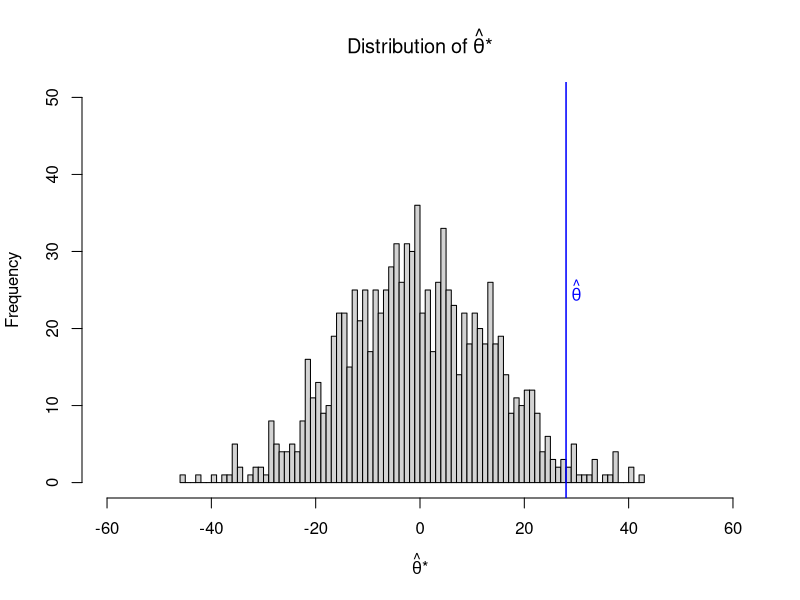

R code for this plot:
## ---- chunk 1
knitr::opts_chunk$set(echo = TRUE)
library(knitr)
## ---- chunk 2
treatment = c(90, 91, 68, 90, 167, 26, 38, 89, 88, 99, 41, 123, 76, 88, 79, 96, 79, 122, 11, 23) 

control = c(52, 104, 146, 27, 46, 120, 5, 15, 11, 48, 30, 40, 8, 42, 74)
## ---- chunk 3
# This code was sourced in part from the original poster's updated code: 
# https://stats.stackexchange.com/questions/176691/running-a-permutation-test-with-different-sample-sizes-in-r/176714

# Calculate the base statistic ybar - zbar
theta_hat <- mean(treatment) - mean(control)

# Create vector of zeros to compare the sample permutation test statistics 
dif <- c()

# Create vector of the differences between the sample permutation's means and the null (0)
for (i in 1:1000) {
        samp <- sample(x = c(treatment, control),
                       replace = FALSE)

        samp_treat <- samp[1:20]
        samp_con <- samp[21:35]
        
        dif[i] <- mean(samp_treat) - mean(samp_con)
}
## ---- chunk 4
# Histogram of the differences
hist(dif, 
     xlim = c(-60, 60),
     ylim = c(0, 50),
     breaks = 100,
     main = expression(Distribution~of~hat(theta)*"*"),
     xlab = expression(hat(theta)*"*")
     )

abline(v = theta_hat,
       col = "blue",
       lwd = 1.5
       )

text(x = theta_hat + 2, 
     y = 25, 
     labels = expression(hat(theta)), 
     col = "blue"
     )

# Get p-value using the absolute differences
p_value <- sum(abs(dif) > abs(theta_hat))/length(dif)

## ---- chunk 5
kable(x = cbind(format(c(1000, 10000, 100000, 1000000), scientific = FALSE), c(0.962, 0.483, 0.418, 0.431)),
      col.names = c("Iterations", "Differences")
      )
## ---- chunk 6
# Define number of iterations
nit <- 100000

# Define the matrices into which the treatment bootstrap and control bootstrap samples will be stored, and the vector in which the differences between the means will be stored.

bootT <- matrix(data = NA, 
                nrow = nit, 
                ncol = length(treatment),
                dimnames = list(c(1:nit),
                                c(1:length(treatment))
                                )
                )

bootC <- matrix(data = NA, 
                nrow = nit, 
                ncol = length(control),
                dimnames = list(c(1:nit),
                                c(1:length(control))
                                )
                )

bootDiff <- c()

# Run bootstrap for the number of iterations as defined by nit
for (i in 1:nit) {
    # Collect bootstrap samples for the treatment 
        bootT[i,] <- sample(x = treatment,
                            size = length(treatment),
                            replace = TRUE
                            )
        
    # Collect bootstrap samples for the control
        bootC[i,] <- sample(x = control,
                            size = length(control),
                            replace = TRUE
                            )
        
    # Collect the difference between the means of the treatment and control bootstrap samples 
        bootDiff[i] <- mean(bootT[i,]) - mean(bootC[i,])
}

## ---- chunk 7
# Test that the standard deviation of the difference of the bootstrapped means is close to the squareroot of the difference in variances
bootDiffSD <- sd(rowMeans(bootT)-rowMeans(bootC))

coVar <- sqrt(var(treatment)/length(treatment)+var(control)/length(control))

## ---- chunk 8
# Find the standard error of the treatment bootstrap
bootTStErr <- sd(rowMeans(bootT))

# Find the standard deviation of the original treatment sample
treatmentVar <- sqrt(var(treatment)/length(treatment))

## ---- chunk 9
# Find the standard error of the control bootstrap
bootCStErr <- sd(rowMeans(bootC))

# Find the standard deviation of the original control sample
controlVar <- sqrt(var(control)/length(control))

## ---- chunk 10
# Calculate the standard error of the difference in means
bootDiffStErr <- sqrt(bootTStErr^2 + bootCStErr^2)

## ---- chunk 11
# Calculate the confidence interval using the standard error of the bootstrap differences and the mean of the bootstrap differences
upper2d <- mean(bootDiff)+(1.96*bootDiffStErr)
lower2d <- mean(bootDiff)-(1.96*bootDiffStErr)

## ---- chunk 12
# Calculate the confidence interval using the quantiles of the bootstrap mean differences
lower2e <- quantile(bootDiff, probs = 0.025)
upper2e <- quantile(bootDiff, probs = 0.975)
